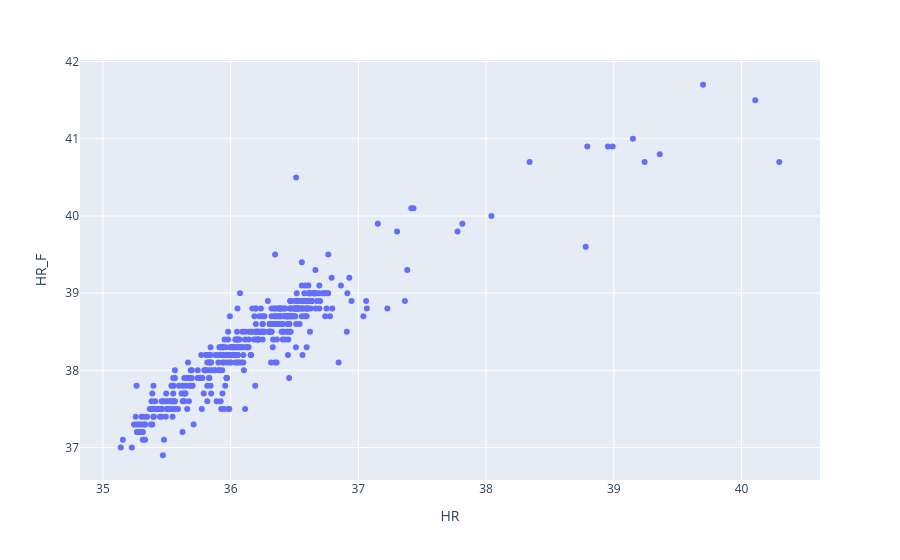

This figure's notebook cell:
### Markdown cell above
## HR

### Code cell
fig = px.scatter(data, x=data["HR"], y=data["HR_F"])
fig.show()

### Figure 1 — Plotly figure (JSON) as saved in the notebook; plotly's stock layout.template omitted (floating-point values rounded to 4 significant figures; data arrays with more than 128 entries replaced by an {"elided": "..."} marker saying what was removed)
{"data": [{"hovertemplate": "HR=%{x}<br>HR_F=%{y}<extra></extra>", "legendgroup": "", "marker": {"color": "#636efa", "symbol": "circle"}, "mode": "markers", "name": "", "orientation": "v", "showlegend": false, "type": "scatter", "x": {"elided": "461 float values"}, "xaxis": "x", "y": {"elided": "461 float values"}, "yaxis": "y"}], "layout": {"legend": {"tracegroupgap": 0}, "margin": {"t": 60}, "xaxis": {"anchor": "y", "domain": [0, 1], "title": {"text": "HR"}}, "yaxis": {"anchor": "x", "domain": [0, 1], "title": {"text": "HR_F"}}}}
